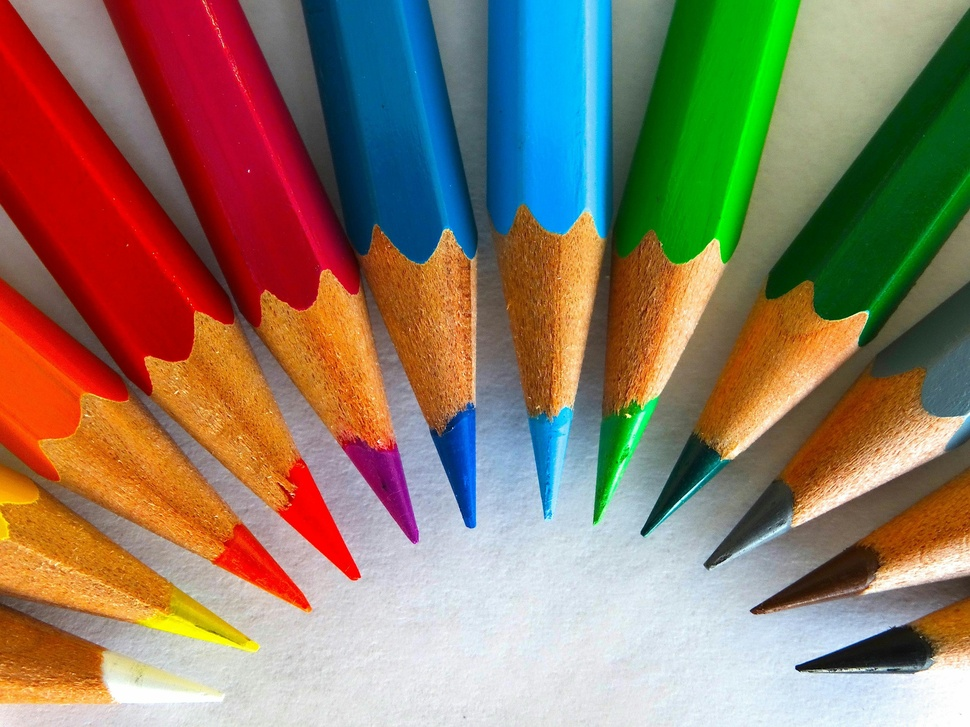
#> input picture MODULE_2/Assets/Images/ex_img_L8.jpg, 970 x 727 px, shrunk from 3500 x 2625 before the run, found by its file name
$ python edge_detection.py   (older library calls are emulated)
#> lines starting #> are read from the running program, lines starting #| are printed output that depends on the picture
import cv2
import numpy as np
import matplotlib.pyplot as plt

#Saving the image
def save_image(given_img):
    choi = input("Would you like to save this image?").lower()

    if "yes" in choi or "ya" in choi:
        name = input("Please type the name of your image: ")
        new_ver = name.replace(" ", "_")
        cv2.imwrite(f"MODULE_2/Projects/Project 4 = Edge_Detection/{new_ver}.png", given_img)
        print("Image saved successfully!")

    if "no" in choi:
        print("Got it! Image not saved!")


"""Utility function to display an image"""
def display_image(title, image, original):
    fig, (ax1, ax2) = plt.subplots(1, 2, figsize=(16, 16))

    ax1.imshow(original)
    ax1.set_title("Original Image")

    if len(image.shape) == 2:
        ax2.imshow(image, cmap='gray')
    else:
        ax2.imshow(cv2.cvtColor(image, cv2.COLOR_BGR2RGB))

    plt.title(title)
    plt.axis("off")
    plt.tight_layout()
    plt.show()

"""Interactive activity for edge detection and filtering"""
def interactive_edge_detection(image_path):
    # TODO: Load the image
#> called with image_path = 'MODULE_2/Assets/Images/ex_img_L8.jpg'
    image = cv2.imread(filepath)
#> image is the input picture: shape (727, 970, 3); mean B, G, R 100.4, 121.4, 141.5

    # TODO: Please show error if no image found
    if image is None:
        print("Image Not Found!")
        return

    # TODO: Convert to grayscale
    img_gray = cv2.cvtColor(image, cv2.COLOR_BGR2GRAY)
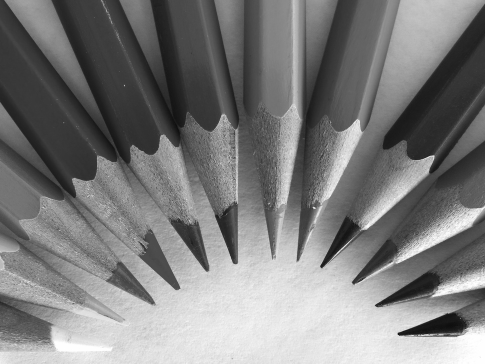
#> img_gray: shape (727, 970) (shown at 1/2 size); min 1, max 255, mean 125
    img = cv2.cvtColor(image, cv2.COLOR_BGR2RGB)
    display_image("Original Image", img_gray, img)

    print("Select an option: ")
    print("1. Sobel Edge Detection")
    print("2. Canny Edge Detection")
    print("3. Laplacian Edge Detection")
    print("4. Gaussian Blur")
    print("5. Median Blur")
    print("6. Exit")

    while True:
        choice = input("Enter your choice (1-6): ")

        # SOBEL EDGE DETECTION
        if choice == "1":
            sobel_x = cv2.Sobel(img_gray, cv2.CV_64F, 1, 0, ksize=3)
            sobel_y = cv2.Sobel(img_gray, cv2.CV_64F, 0, 1, ksize=3)
            abs_sobelx = cv2.convertScaleAbs(sobel_x)
            abs_sobely = cv2.convertScaleAbs(sobel_y)

            combined_sobel = cv2.addWeighted(abs_sobelx, 0.5, abs_sobely, 0.5, 0)

            display_image("Sobel Edge Applied", combined_sobel, img)

            save_image(combined_sobel)

        # CANNY EDGE DETECTION
        elif choice == "2":
            lower_threshold = int(input("Enter lower threshold: ") or 100)
            upper_threshold = int(input("Enter upper threshold: ") or 200)

            canny_img = cv2.Canny(img_gray, lower_threshold, upper_threshold)

            display_image("Canny Edge Applied", canny_img, img)
            save_image(canny_img)


        # LAPLACIAN EDGE DETECTION
        elif choice == "3":
            lap_img = cv2.Laplacian(img_gray, cv2.CV_64F)
            display_image("Laplacian Edge Detection", np.abs(lap_img).astype(np.uint8), img)

        # GAUSSIAN SMOOTHING
        elif choice == "4":
            kernel_size = int(input("Please enter the kernel size (must be odd): "))

            blurred_img_1 = cv2.GaussianBlur(img, (kernel_size, kernel_size), 0)

            display_image("Gaussian Blurred Image", blurred_img_1, img)

            save_image(blurred_img_1)

        # MEDIAN FILTERING
        elif choice == "5":
            kernel_size = int(input("Please enter the kernel size (must be odd): "))

            blurred_img_2 = cv2.medianBlur(img, kernel_size)

            display_image("Median Blurred Image", blurred_img_2, img)

            save_image(blurred_img_2)

        elif choice == "6":
            print("Exiting...")
            break

        else:
            print("Invalid choice. Please select a number between 1 and 6.")
#> this loop made 4 passes; the answer given on pass 1: 1
#> pass 1, in interactive_edge_detection, `sobel_x = cv2.Sobel(img_gray, cv2.CV_64F, 1, 0, ksize=3)`:
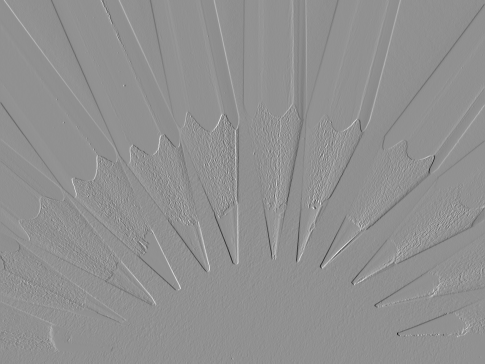
#> sobel_x: shape (727, 970) float64 (shown at 1/2 size); min -844, max 642, mean 0; drawn with min black and max white
#> pass 1, in interactive_edge_detection, `sobel_y = cv2.Sobel(img_gray, cv2.CV_64F, 0, 1, ksize=3)`:
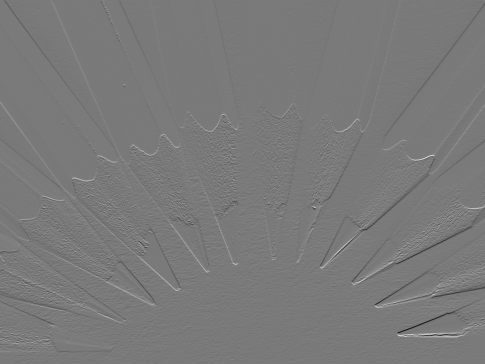
#> sobel_y: shape (727, 970) float64 (shown at 1/2 size); min -799, max 871, mean 1.2; drawn with min black and max white
#> pass 1, in interactive_edge_detection, `abs_sobelx = cv2.convertScaleAbs(sobel_x)`:
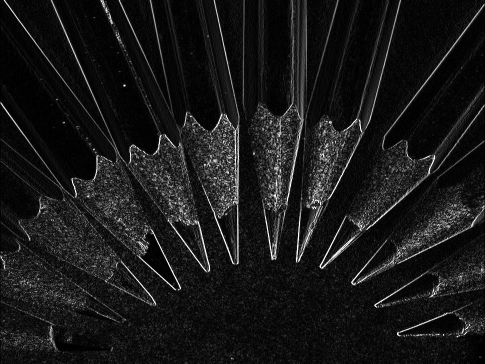
#> abs_sobelx: shape (727, 970) (shown at 1/2 size); min 0, max 255, mean 24.6
#> pass 1, in interactive_edge_detection, `abs_sobely = cv2.convertScaleAbs(sobel_y)`:
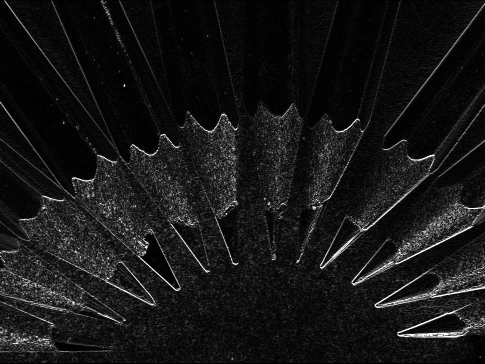
#> abs_sobely: shape (727, 970) (shown at 1/2 size); min 0, max 255, mean 22.2
#> pass 1, in display_image (call 2), `plt.show()`:
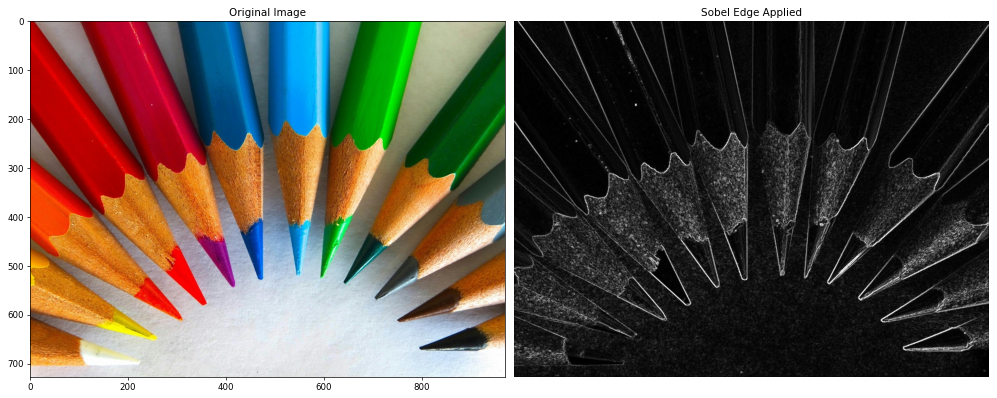
#> figure drawn by matplotlib, 2 panels
#> after the loop:
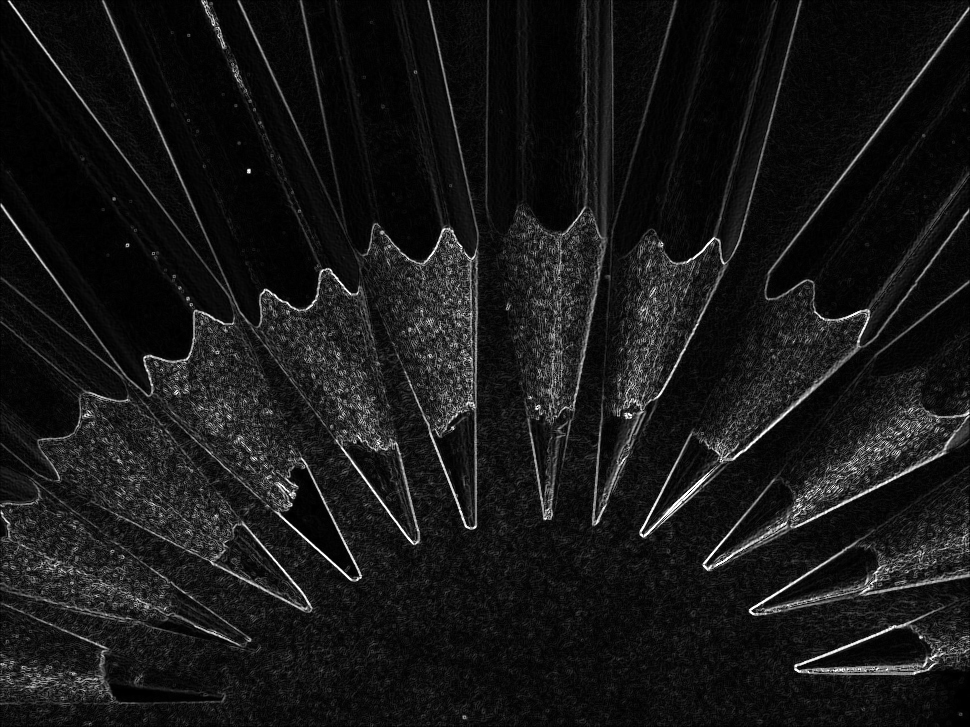
#> combined_sobel: shape (727, 970); min 0, max 255, mean 23.4


# Please replace your image file relative path below
filepath = "MODULE_2/Assets/Images/ex_img_L8.jpg"
#> (the run stopped early here; a loop or call above may not have finished)

$ run again, with MODULE_2/Assets/Images/autumn_img.jpg copied over MODULE_2/Assets/Images/ex_img_L8.jpg
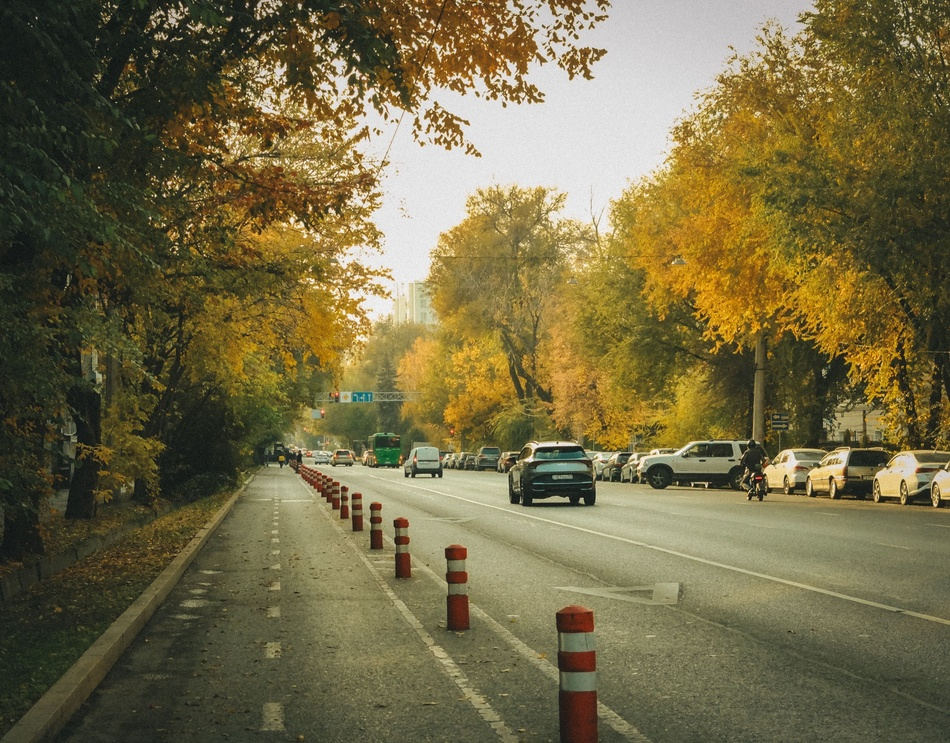
#> input picture MODULE_2/Assets/Images/autumn_img.jpg, 950 x 743 px, shrunk from 3315 x 2592 before the run, found by its file name
#> in interactive_edge_detection, image is the input picture: shape (743, 950, 3); mean B, G, R 69.9, 106.1, 115.4
#> the loop in interactive_edge_detection, `while True:` made 4 passes; the answer given on pass 1: 1
#> pass 1, in display_image (call 2), `plt.show()`:
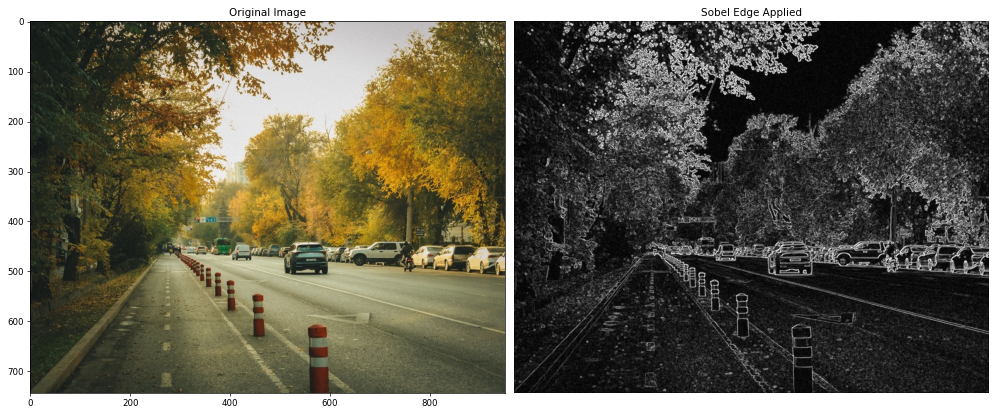
#> figure drawn by matplotlib, 2 panels
#> after the loop in interactive_edge_detection, `while True:`:
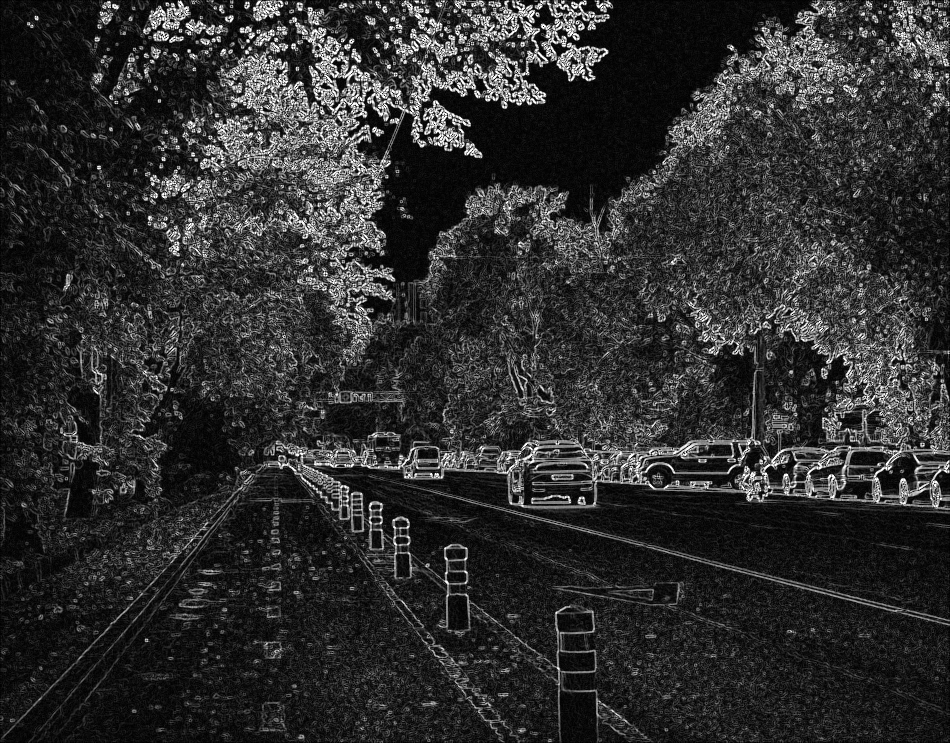
#> combined_sobel: shape (743, 950); min 0, max 255, mean 46.7

$ run again, with MODULE_2/Assets/Images/example.jpg copied over MODULE_2/Assets/Images/ex_img_L8.jpg
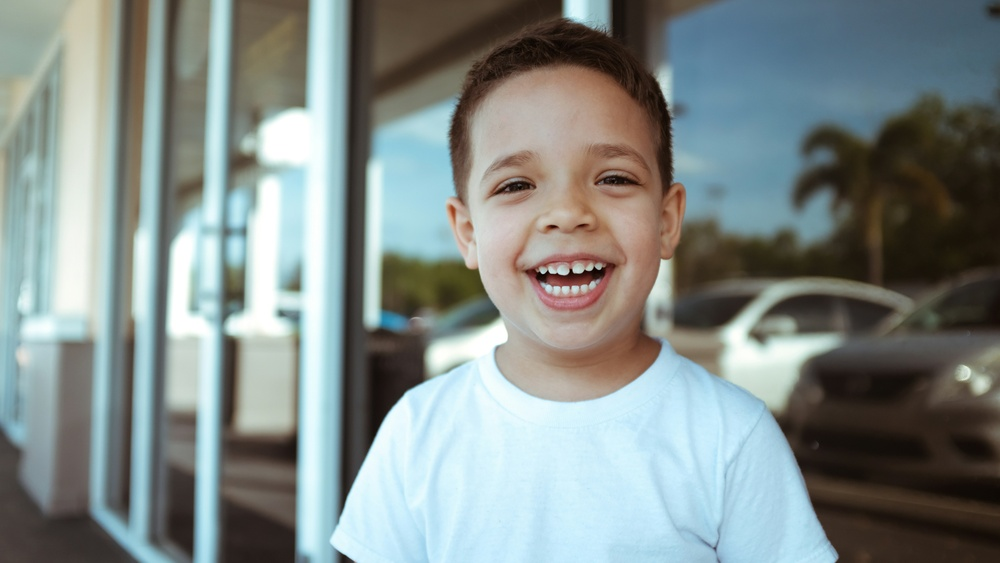
#> input picture MODULE_2/Assets/Images/example.jpg, 1000 x 563 px, shrunk from 6000 x 3376 before the run, found by its file name
#> in interactive_edge_detection, image is the input picture: shape (563, 1000, 3); mean B, G, R 137, 139.2, 129.6
#> the loop in interactive_edge_detection, `while True:` made 4 passes; the answer given on pass 1: 1
#> pass 1, in display_image (call 2), `plt.show()`:
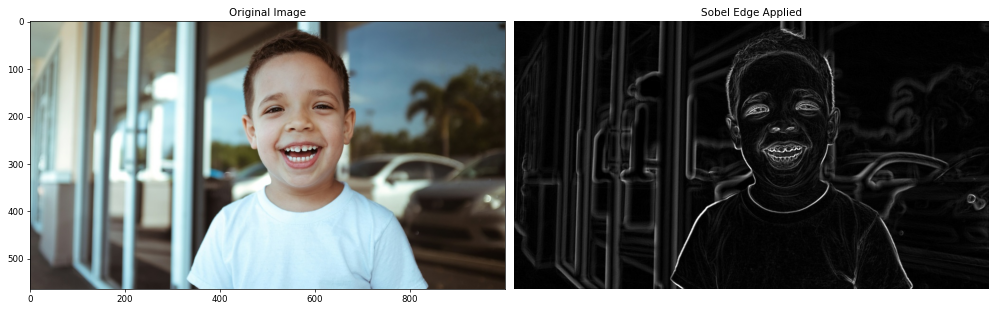
#> figure drawn by matplotlib, 2 panels
#> after the loop in interactive_edge_detection, `while True:`:
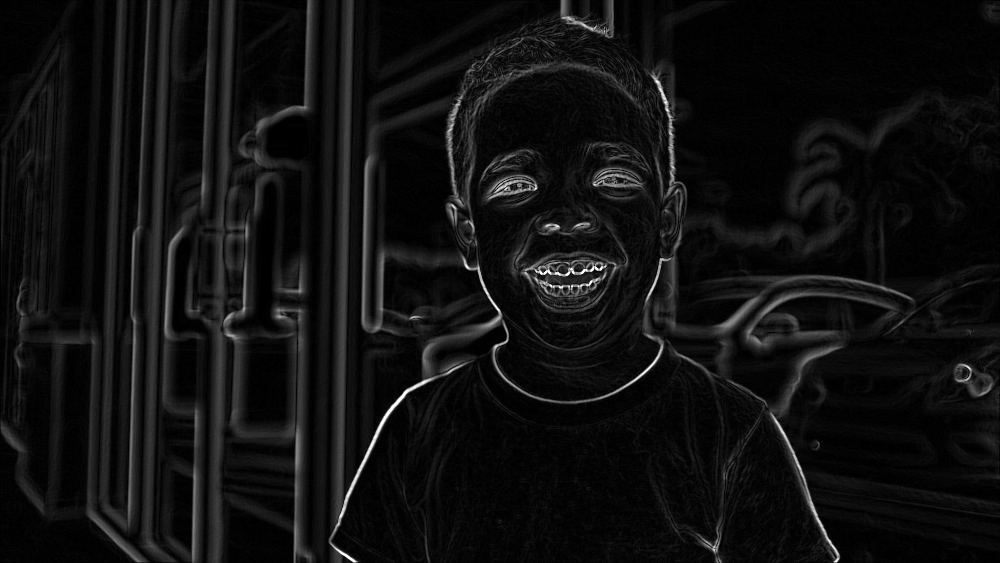
#> combined_sobel: shape (563, 1000); min 0, max 255, mean 16.3
